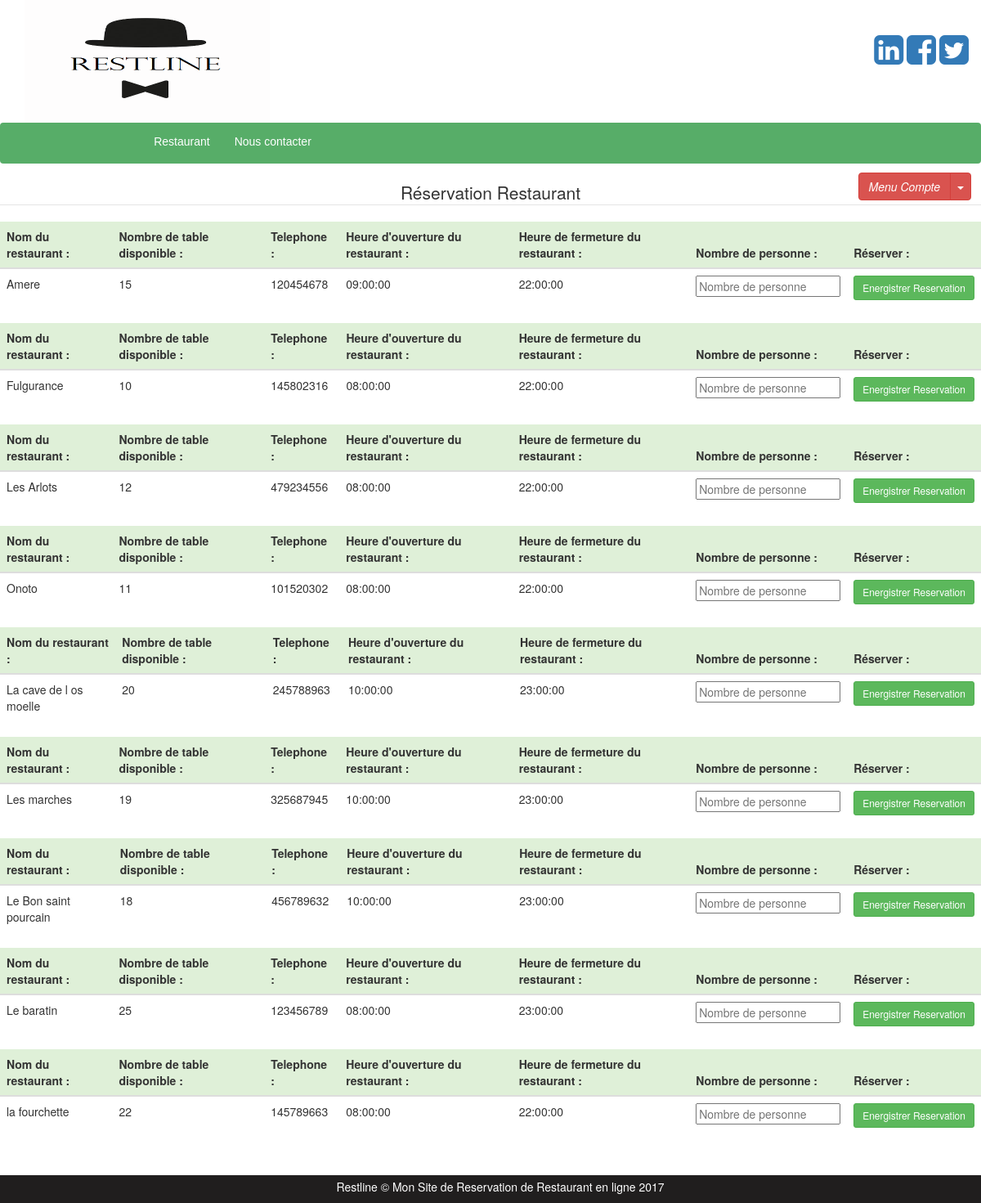
/Formulaire_Reserver.php, run on an earlier commit of the app's database.
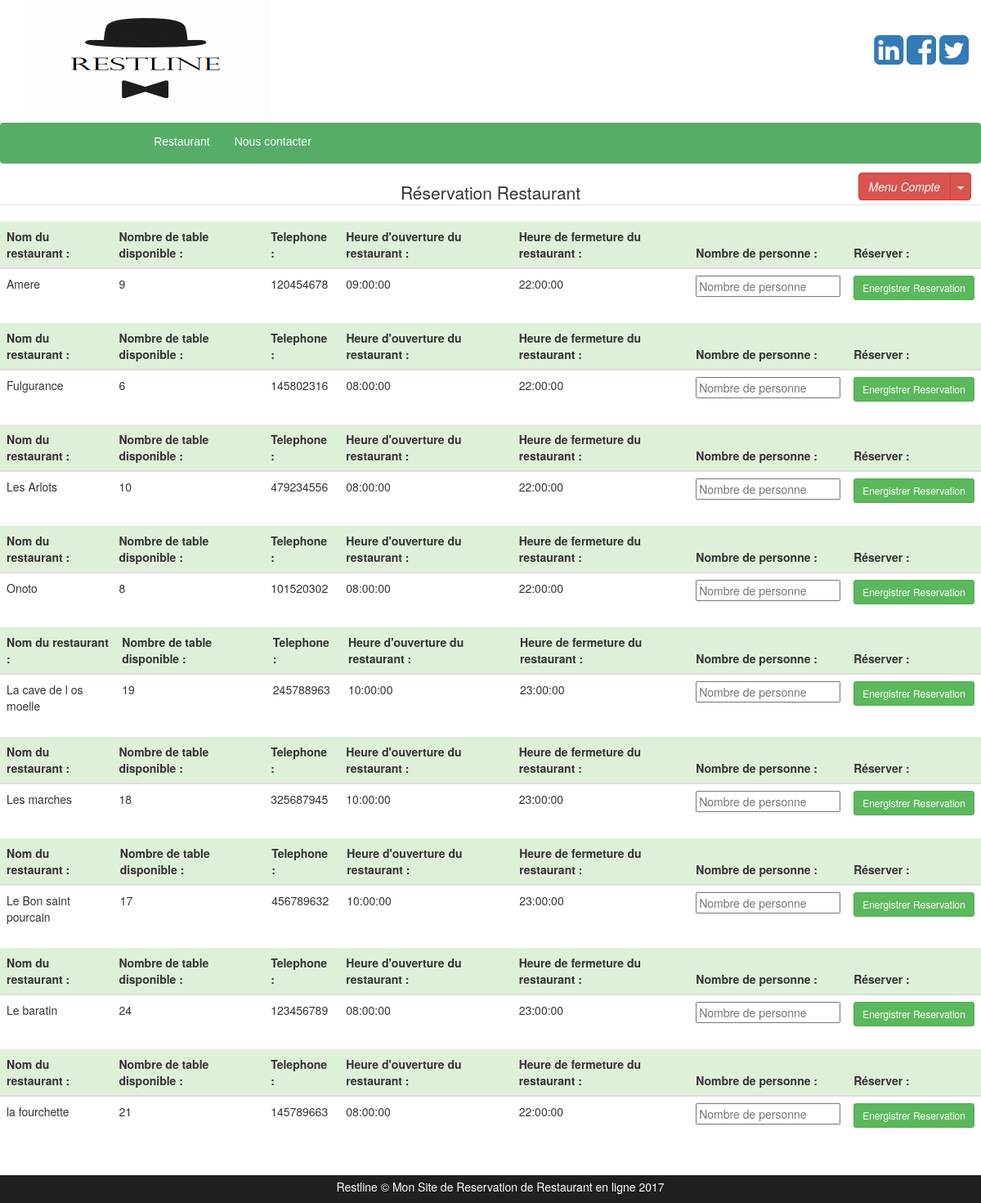
And on a later commit of the database.
### tables this page shows
CREATE TABLE `restaurant` (
  `idResto` int(10) NOT NULL,
  `nomResto` varchar(30) DEFAULT NULL,
  `nbTables` int(5) DEFAULT NULL,
  `nbCouverts` int(5) DEFAULT NULL,
  `telResto` int(10) DEFAULT NULL,
  `heureOuv` time DEFAULT NULL,
  `heureFer` time DEFAULT NULL,
  `ferExceptionnelle` varchar(100) DEFAULT NULL,
  `imageResto` varchar(50) DEFAULT NULL,
  `idTypeResto` int(20) NOT NULL,
  `cpVille` int(5) NOT NULL
);

### MVC_PHP/Controleur/Controleur_site.php (called while the page is built, shortened)
<?php
class affichageResto
{
  private $ModeleAffichage;
  public function __construct($serveur, $bdd, $user, $mdp)
  {
    $this ->ModeleAffichage = new Modele_special($serveur, $bdd, $user, $mdp);
  }
  public function affichageReservation()
  {
    $this->ModeleAffichage-> renseigner("restaurant");
    $resultats = $this->ModeleAffichage-> selectAll();
    return $resultats;
  }
}
 ?>

### MVC_PHP/Modele/Modele_site.php (called while the page is built, shortened)
  <?php
  class Modele
  {
    protected $pdo;
    protected $table;
    public function __construct($serveur, $bdd, $user, $mdp)
    {
      $this -> pdo = null;
      try{
        $this -> pdo = new PDO("mysql:host=".$serveur.";dbname=".$bdd, $user, $mdp);
      }
      catch (Exception $exp)
      {
        echo "Erreur de connexion au serveur";
      }
    }
    public function renseigner($table)
    {
      $this -> table = $table;
    }
  public function selectAll()
  {
    if($this->pdo != null)
    {
      $requete = "select * from ".$this->table.";";
      $select = $this-> pdo -> prepare($requete);
      $select -> execute();
      $resultats = $select -> fetchAll();
      return $resultats;
      }else {
      return null;
    }
  }
}
?>

### MVC_PHP/Vues/Vues_formulaire_reservation.php (the view)
<?php
echo"<fieldset>
      <legend style=text-align:center;>Réservation Restaurant </legend>
     </fieldset>
  <div class='btn-group' id=ur>
  <button type='button' class='btn btn-danger'> Menu Compte </button>
  <button type='button' class='btn btn-danger dropdown-toggle' data-toggle='dropdown'>
    <span class='caret'></span>
    <span class='sr-only'>Toggle Dropdown</span>
  </button>
  <ul class=dropdown-menu role=menu>
    <li><a href=#>Connecté en tant que : <strong>" . $_SESSION['user'] . " </strong></li>
    <li class='divider'></li>
    <li><a href=Nouscontacter.php> Nous contacter</a></li>
    <li><a href=Espace.php> Espace </a></li>
    <li class='divider'></li>
    <form method=post action='Deconnection.php'>
    <li><button id=btndec type=submit name=sd class='btn btn-danger dropdown-toggle'>Se deconnecter </button></li>
    </form>
  </ul>
</div>
    ";
foreach ($resultats as $Reservation)
{
  echo"
  <form method=post action='Formulaire_Reserver.php'>
  <table class=table>
    <thead>
      <tr class=success>
        <th> Nom du restaurant : </th>
        <th> Nombre de table disponible : </th>
        <th> Telephone : </th>
        <th> Heure d'ouverture du restaurant : </th>
        <th> Heure de fermeture du restaurant : </th>
        <th> Nombre de personne : </th>
        <th> Réserver : </th>
      </tr>
    </thead>
    <tbody>
      <tr>
        <td> ".$Reservation['nomResto']." </td>
        <td> ".$Reservation['nbTables']." </td>
        <td> ".$Reservation['telResto']." </td>
        <td> ".$Reservation['heureOuv']." </td>
        <td>".$Reservation['heureFer']." </td>
        <td><input type=number name=nbpers placeholder='Nombre de personne' /></td>
        <td><input type=hidden name=idR value=". $Reservation['idResto'] ." /><input type=submit name=erg class='btn btn-success btn-sm btn-blockname' id=rbt value='Energistrer Reservation'></td>
      </tr>
    </tbody>
    </table>
    </form>";
}
 ?>

### Formulaire_Reserver.php (shortened to what this page needs)
<!DOCTYPE html>
<html lang="fr">
<head>
    <link href="bootstrap3/css/bootstrap.css" rel="stylesheet">
    <link href="bootstrap3/css/personalisation_aprecus.css" rel="stylesheet">
    <link href="font-awesome/css/font-awesome.min.css" rel="stylesheet">
    <link href="full-slider/css/full-slider.css" rel="stylesheet">
</head>
<body>
<div class="page">
  <?php include("Include_code/dessus_Navbar.php"); ?>
  <?php include("Include_code/Navbar_co.php"); ?>
<?php
  include("MVC_PHP/Controleur/Controleur_site.php");
  $Controleur = new affichageResto("localhost", "restline", "root", "");
  $resultats = $Controleur-> affichageReservation();
  include("MVC_PHP/Vues/Vues_formulaire_reservation.php");
?>
<?php include("Include_code/footer.php"); ?>
</div>
</body>
</html>

### Include_code/dessus_Navbar.php
<div class="container">
    <div class=" navbar-left inline-form">  <a class="logo_wrapper" href="index.php"><span class="logo"><img src="image/Logo-Restline.png" width="300" height="150"></span></a></div>
    <div class="navbar-right inline-form">
        <p>
            <a href="https://fr.linkedin.com/" ><i class="fa fa-linkedin-square fa-3x" href="#"></i></a>
            <a href="http://facebook.com" ><i class="fa fa-facebook-square fa-3x"></i></a>
            <a href="https://twitter.com/" ><i class="fa fa-twitter-square fa-3x"></i></a>
        </p>
    </div>
</div>

### Include_code/Navbar_co.php (shortened to what this page needs)
<nav class="navbar navbar-primary">
    <div class="container-fluid">
        <div class="navbar-header">
            <ul class="nav navbar-nav" style="margin-left: 67%">
                <li> <a href="Restaurant.php"> Restaurant </a></li>
                <li> <a href="Nouscontacter.php"> Nous contacter </a></li>
            </ul>
        </div>
    </div>
</nav><br />

### Include_code/footer.php
<footer>
    <div class="row">
    <div class="col-lg-12 col-md-12 col-xs-12 col-sm-12">
      <p style="margin-left: 2%; color: white; margin-top: 4px; text-align: center;"> Restline &copy; Mon Site de Reservation de Restaurant en ligne 2017</p>
    </div>
    </div>
</footer>

### full-slider/css/full-slider.css (style rules this page uses)
html, body { height: 100%; }
footer { margin: 50px 0; }

What changed in the data, as far as the page shows it:
changed restaurant "Amere": nbTables "15" → "9"
changed restaurant "Fulgurance": nbTables "10" → "6"
changed restaurant "Les Arlots": nbTables "12" → "10"
changed restaurant "Onoto": nbTables "11" → "8"
changed restaurant "La cave de l os moelle": nbTables "20" → "19"
changed restaurant "Les marches": nbTables "19" → "18"
changed restaurant "Le Bon saint pourcain": nbTables "18" → "17"
changed restaurant "Le baratin": nbTables "25" → "24"
changed restaurant "la fourchette": nbTables "22" → "21"
